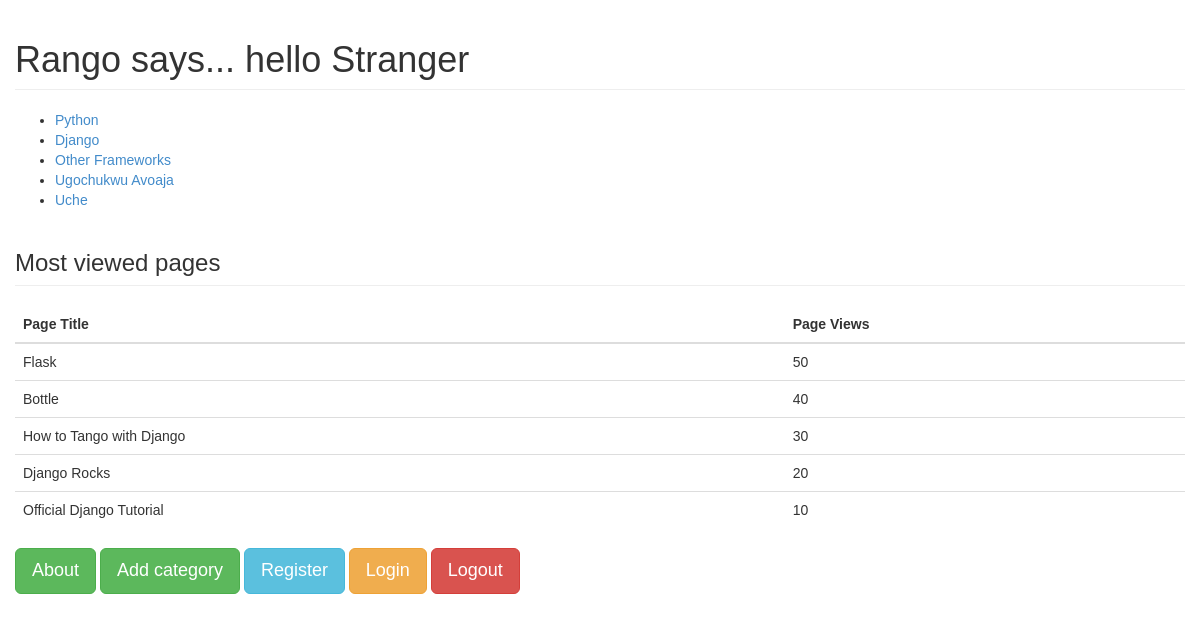
Screenshot of /rango/ with the database file from the repository.
### rango/models.py (models this page shows, shortened)
class Category(models.Model):
	name = models.CharField(max_length=128, unique=True)
	views = models.IntegerField(default=0)
	likes = models.IntegerField(default=0)
	slug = models.SlugField(unique=False)
	def __str__(self):
		return self.name

class Page(models.Model):
	category = models.ForeignKey(Category)
	title = models.CharField(max_length=128)
	url = models.URLField()
	views = models.IntegerField(default=0)

### rango/views.py (the view)
def index(request):
	context_dict = {}
	category_list = Category.objects.order_by('-likes')[:5]
	context_dict['categories'] = category_list
	print category_list
	most_viewed_pages_list = Page.objects.order_by('-views')[:5]
	context_dict['most_viewed_pages'] = most_viewed_pages_list
	return render(request, 'rango/index.html', context_dict)

### rango/templates/rango/index.html (shortened to what this page needs)
<!DOCTYPE html>
<html>
	<head>
		{% load staticfiles %}
		<link rel="stylesheet" type="text/css" href="{% static 'css/stylep.css' %}">
	</head>
	<body>
		<div class="container">
			<div class="row">
				<h1 class="page-header">
					{% if user.is_authenticated %}
					Rango says... hello {{ user.username }}
					{% else %}
					Rango says... hello Stranger
					{% endif %}
				</h1>
				{% if categories %}
					<ul>
						{% for category in categories %}
						<li>
							<a href="/rango/category/{{ category.slug }}">
								{{ category.name }}
							</a>
						</li>
						{% endfor %}
					</ul>
				{% else %}
					<div class="bg-danger">
						<h3>There are no categories present.</h3>
					</div>
				{% endif %}
				<h3 class="page-header">Most viewed pages</h3>
				{% if most_viewed_pages %}
					<table class="table table-hover">
							<thead>
								<tr class="primary">
									<th>Page Title</th>
									<th>Page Views</th>
								</tr>
							</thead>
						{% for page in most_viewed_pages %}
							<tr>
								<td>{{ page.title }}</td>
								<td>{{ page.views }}</td>
							</tr>
						{% endfor %}
					</table>
				{% endif %}
				<a href="/rango/about" class="btn btn-success btn-lg">About</a>
				<a href="/rango/add_category" class="btn btn-success btn-lg">Add category</a>
				<a href="/rango/register" class="btn btn-info btn-lg">Register</a>
				<a href="/rango/login" class="btn btn-warning btn-lg">Login</a>
				<a href="/rango/logout" class="btn btn-danger btn-lg">Logout</a>
			</div>
		</div>
	</body>
</html>

### static/css/stylep.css (style rules this page uses)
body { font-family: arial; }

### rows the page displays
Category: name "Python"
Category: name "Django"
Category: name "Other Frameworks"
Category: name "Ugochukwu Avoaja"
Category: name "Uche"
Page: title "Flask", views "50"
Page: title "Bottle", views "40"
Page: title "How to Tango with Django", views "30"
Page: title "Django Rocks", views "20"
Page: title "Official Django Tutorial", views "10"
